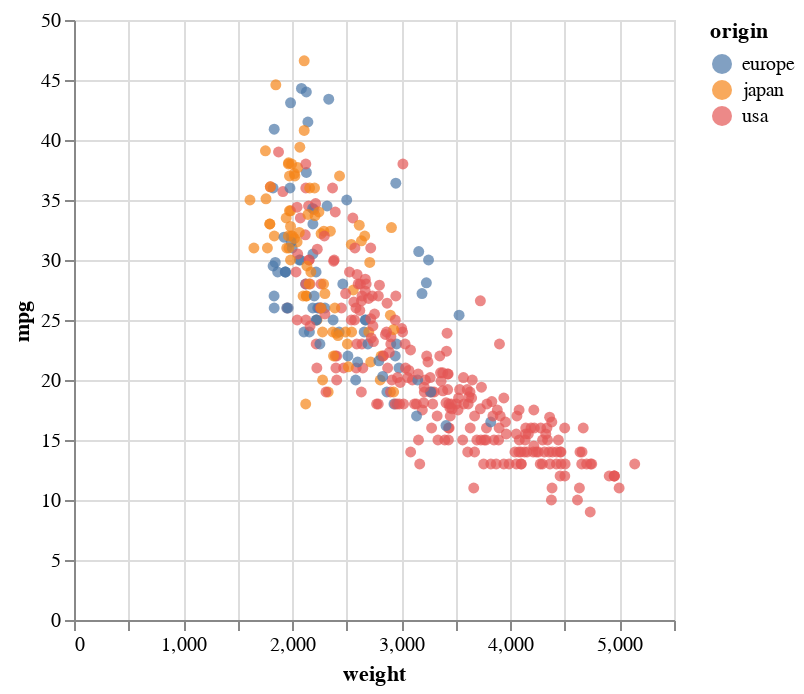

Write notebook code for a chart like this one.
### Markdown cell above
* Add a color channel to the chart, encoding the “origin” value.

### Code cell
alt.Chart(df).mark_circle().encode(
    x="weight",
    y="mpg",
    color="origin"
)

### Figure 1 — Vega-Lite specification as saved in the notebook (floating-point values rounded to 4 significant figures; data arrays with more than 128 entries replaced by an {"elided": "..."} marker saying what was removed)
{"config": {"view": {"continuousWidth": 300, "continuousHeight": 300}}, "data": {"name": "data-f1198cc0481ad698d7dc4699e0a3efa7"}, "mark": {"type": "circle"}, "encoding": {"color": {"field": "origin", "type": "nominal"}, "x": {"field": "weight", "type": "quantitative"}, "y": {"field": "mpg", "type": "quantitative"}}, "$schema": "https://vega.github.io/schema/vega-lite/v5.8.0.json", "datasets": {"data-f1198cc0481ad698d7dc4699e0a3efa7": {"elided": "398 records"}}}
